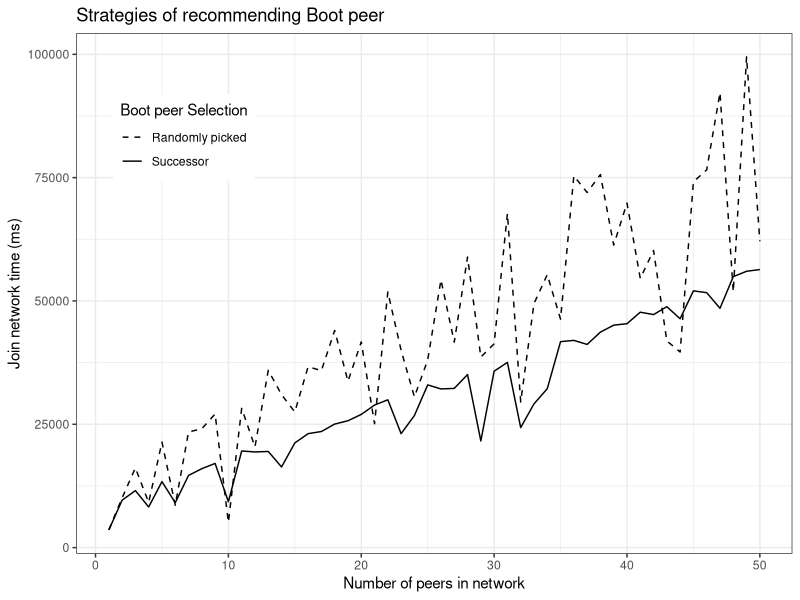

This chart was generated by the following R code: (Note: this script raises an error after producing the figure.)
library(ggplot2)
#setwd("~/Desktop/DTRM")
df <- read.csv("./Data_compare_succ_ran.csv")

plot <- ggplot(df, aes(x=n)) +
        #geom_point(aes(y = msg)) +
        geom_line(aes(y = joinTime, linetype=Destpeer_selection)) +
        theme_bw() +
        theme(legend.position = c(.15, .8)) + 
        scale_linetype_manual("Boot peer Selection" ,labels = c("Randomly picked", "Successor"), values = c("dashed", "solid")) +
        ggtitle("Strategies of recommending Boot peer ") +
        labs(y = "Join network time (ms)", x = "Number of peers in network") +
        ggsave(file="D_plot.png",  width = 15.875, height=11.985625, units = "cm", dpi=300)

print(plot)